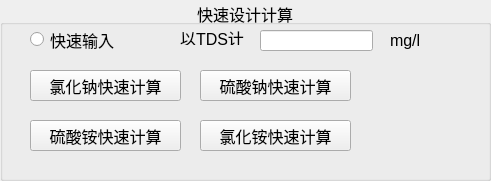
     <widget class="QGroupBox" name="groupBox_2">
      <property name="geometry">
       <rect>
        <x>550</x>
        <y>20</y>
        <width>491</width>
        <height>181</height>
       </rect>
      </property>
      <property name="font">
       <font>
        <pointsize>12</pointsize>
       </font>
      </property>
      <property name="autoFillBackground">
       <bool>true</bool>
      </property>
      <property name="title">
       <string>快速设计计算</string>
      </property>
      <property name="alignment">
       <set>Qt::AlignCenter</set>
      </property>
      <widget class="QLabel" name="label_40">
       <property name="geometry">
        <rect>
         <x>180</x>
         <y>30</y>
         <width>72</width>
         <height>15</height>
        </rect>
       </property>
       <property name="text">
        <string>以TDS计</string>
       </property>
      </widget>
      <widget class="QLineEdit" name="lineEdit_tds_in">
       <property name="geometry">
        <rect>
         <x>260</x>
         <y>30</y>
         <width>113</width>
         <height>21</height>
        </rect>
       </property>
      </widget>
      <widget class="QPushButton" name="pushButton_5">
       <property name="geometry">
        <rect>
         <x>30</x>
         <y>70</y>
         <width>151</width>
         <height>31</height>
        </rect>
       </property>
       <property name="text">
        <string>氯化钠快速计算</string>
       </property>
      </widget>
      <widget class="QPushButton" name="pushButton_6">
       <property name="geometry">
        <rect>
         <x>200</x>
         <y>70</y>
         <width>151</width>
         <height>31</height>
        </rect>
       </property>
       <property name="text">
        <string>硫酸钠快速计算</string>
       </property>
      </widget>
      <widget class="QLabel" name="label_13">
       <property name="geometry">
        <rect>
         <x>390</x>
         <y>30</y>
         <width>51</width>
         <height>20</height>
        </rect>
       </property>
       <property name="text">
        <string>mg/l</string>
       </property>
      </widget>
      <widget class="QPushButton" name="pushButton_12">
       <property name="geometry">
        <rect>
         <x>30</x>
         <y>120</y>
         <width>151</width>
         <height>31</height>
        </rect>
       </property>
       <property name="text">
        <string>硫酸铵快速计算</string>
       </property>
      </widget>
      <widget class="QPushButton" name="pushButton_13">
       <property name="geometry">
        <rect>
         <x>200</x>
         <y>120</y>
         <width>151</width>
         <height>31</height>
        </rect>
       </property>
       <property name="text">
        <string>氯化铵快速计算</string>
       </property>
      </widget>
      <widget class="QRadioButton" name="radioButton">
       <property name="geometry">
        <rect>
         <x>30</x>
         <y>30</y>
         <width>115</width>
         <height>19</height>
        </rect>
       </property>
       <property name="text">
        <string>快速输入</string>
       </property>
      </widget>
     </widget>
